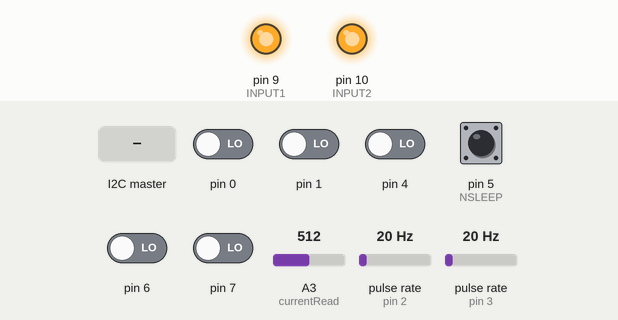
Simulated run of this sketch. Board: Arduino Nano, built with avr-gcc and run on an emulated ATmega328P. Parts: output pins drawn as LEDs (lit = HIGH). Wiring (inferred from the names in the program): 2 × pulse sensor: data pin 2 / data pin 3. Inputs (shaded band) come from the test bench; at power-on: pin 5 (NSLEEP) HIGH, pin 0, pin 1, pin 4, pin 6, pin 7 LOW, pulse rate (sensors on pin 2, pin 3) 20 Hz, A3 (currentRead) = 512.

Above: at 1.2 s.
1.3 s: pulse rate (sensor on pin 2) set to 4 Hz
At 2.62 s:
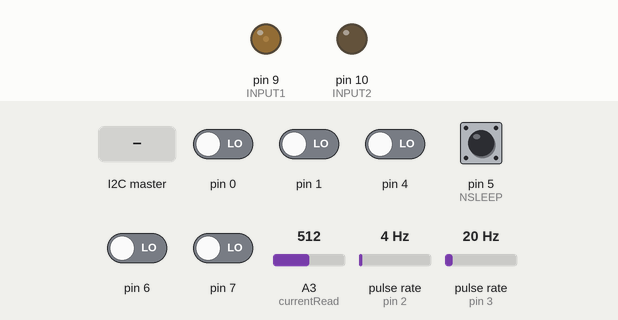
4.3 s: the I2C master sends the byte 1
7.0 s: the I2C master sends the byte 0
At 7.61 s:
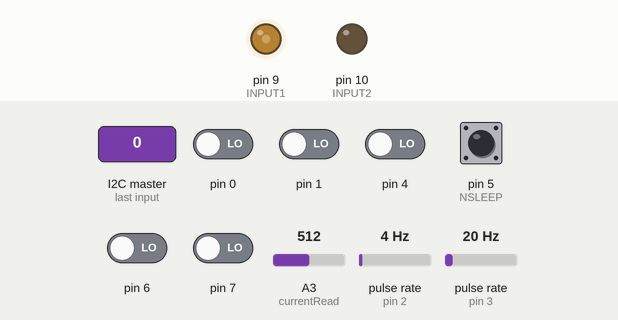
10.0 s: the I2C master sends the byte 200
At 12.7 s:
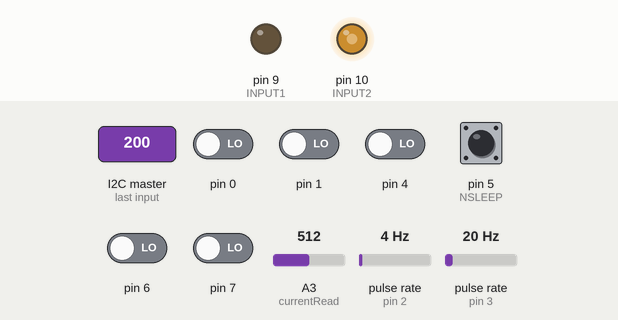
13.0 s: pulse rate (sensor on pin 2) set to 150 Hz
At 15.1 s:
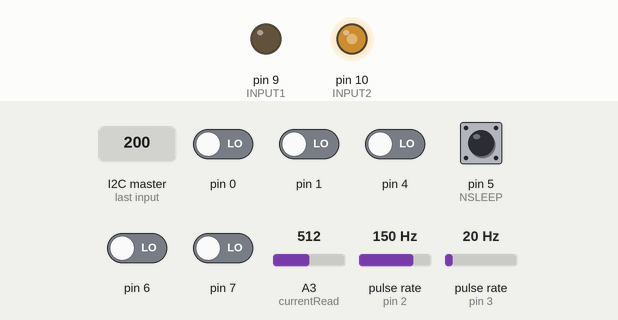
16.0 s: pulse rate (sensor on pin 3) set to 50 Hz
Timing chart, 0 to 19.9 s (numbered marks = the images above; inputs shaded):
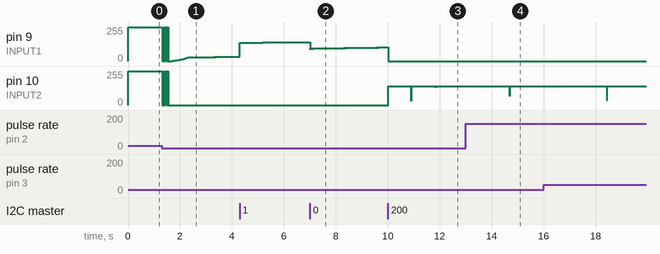

Measured:
- after the input at 1.3 s, pin 10 (INPUT2): alternates 255/255 for 0.03 s and 0/255 for 0.03 s, 9 changes in all, then stays 0/255, starting at once
- after the input at 10.0 s, pin 10 (INPUT2): 0/255 → 140/255 at once
- after the input at 13.0 s, pin 10 (INPUT2): 140/255 → 67/255 after 1.7 s, → 140/255 0.01 s later

The sketch:

kinematics_SAMI_nonreversed.ino
```cpp
/**
   To be uploaded on motor driver module boards - Handle motor motion and control internally
*/

// NANO -> ATMEGA328-AU Board Pin Mapping
//  Nano dec port   ATMega328-AU            Nano dec port       ATMega328-AU
//  -------------   --------------------    -------------    -------------------
//  pin (12) D12 -> IC pin 16 (MISO)        pin (13) D13  -> IC pin 17 (SCK)
//  pin (11) D11 -> IC pin 15 (MOSI)        pin 3.3V
//  pin (10) D10 -> IC pin 14 (PB2)         pin AREF -> IC pin 20 (AREF)
//  pin ( 9) D09 -> IC pin 13 (PB1)         pin (14) PC0  -> IC pin 23 (PC0/ADC0)
//  pin ( 8) D08 -> IC pin 12 (PB0)         pin (15) PC1  -> IC pin 24 (PC1/ADC1)
//  pin ( 7) D07 -> IC pin 11 (PD7)         pin (16) PC2  -> IC pin 25 (PC2/ADC2)
//  pin ( 6) D06 -> IC pin 10 (PD6)         pin (17) PC3  -> IC pin 26 (PC3/ADC3)
//  pin ( 5) D05 -> IC pin 09 (PD5)         pin (18) PC4  -> IC pin 27 (PC4/ADC4)
//  pin ( 4) D04 -> IC pin 02 (PD4)         pin (19) PC5  -> IC pin 28 (PC5/ADC5)
//  pin ( 3) D03 -> IC pin 01 (PD3)         pin (??) ADC6 -> IC pin 19 (ADC6)
//  pin ( 2) D02 -> IC pin 32 (PD2/INT0)    pin (??) ADC7 -> IC pin 22 (ADC7)
//  pin (??) RST -> IC pin 29 (PC6/RESET)   pin (??) PC6  -> IC pin 29 (RESET/PC6)
//  pin (??) RXD -> IC pin 30 (RX/PD0)      pin GND
//  pin (??) TXD -> IC pin 31 (TX/PD1)      pin VIN
//  --- --- -> IC pin 08 (PB7/OSC2)    --- ---  -> IC pin 07 (PB8/OSC1)
//  --- --- -> IC pin 03/05/21 (GND)   --- ---  -> IC pin 04/06/18 (VCC/VCC/AVCC)

#include <Wire.h>
#include <math.h>


/**********************************************************************************************************************

                                                    VARIABLES + DEFINITIONS


 **********************************************************************************************************************/

/*******************************************
     PIN DEFINITIONS - Arduino Nano pins
 *****************************************/
#define NSLEEP 5
#define INPUT1 9
#define INPUT2 10
#define currentRead 17 //26
#define enc1 2 //32
#define enc2 3 //1

/******************************************
                 VARIABLES
 *****************************************/
//Motor speed definitions
int slow = 100; //default slow speed
int fast = 500; //default fast speed
int fastSpeed = 255; //cable motor speeds - this gets changed throughout the program
int slowRPM = 35;
int fastRPM = 25;

//Current Sensor variables
float stall_current = 0.00;// 0.25; //current value when motor is stalled
uint16_t motorCurrent = 0; //data variable representing motor current sent through I2C to mainboard
//bool motorstalled;
long lastTime = 0; //previous time current was checked
bool motorstalleddown, motorstalledup; //motor stalled variables

//Encoder variables
volatile int16_t count = 0; //current encoder count - sent through I2C to mainboard

//I2C Variables
byte address = 0x07; //the address of the board being flashed
char I2Cstatus = '0'; //I2C command sent from Mainboard
byte data[6]; //the data variable to be sent along I2C

//PID variables
int kp = 4; //proportional constant
int result = 0; //PID result placeholder variable
int lastcount = 0; //placeholder for previous count of encoder ticks
int motSpeed = 0; //motor speed, RPM
int countdiff = 0; //difference in encoder count from lastcount to current count
int calcSpeedPID = 0; //PID calculation result
const int Ngear = 298; //motor gear ratio
int currenterror = 0; //current motor speed error for PID
int targetSpeed = 0; //target speed in RPM
int cablelength = 0; //cable length in m

byte count1, count2; //i2c encoder count
int inputcount = 0; //i2c encoder count


/**********************************************************************************************************************

                                                         SETUP + LOOP


 **********************************************************************************************************************/

void setup() {
  //set up I2C for the given address
  Wire.begin(address);

  // set up sensor pins
  pinMode(currentRead, INPUT);
  pinMode(enc1, INPUT);
  pinMode(enc2, INPUT);

  //attach interrupts on both encoders w/ isr callback functions for each of them - speeds up ISRs
  attachInterrupt(digitalPinToInterrupt(enc1), isr1, CHANGE);
  attachInterrupt(digitalPinToInterrupt(enc2), isr2, CHANGE);

  //set up I2C event channels
  Wire.onRequest(requestEvent); //upon receiving a request from the master, call requestEvent
  Wire.onReceive(msgEvent); //upon receiving a message the I2C device, call msgEvent

  digitalWrite(NSLEEP, HIGH); //  nSleep should be kept high for normal operation of the MD9927 motor driver

  //if the current address is one of the cable motors (4,5,6) - reduce maximum speed to 150 for more control
  if (address == 0x04 | address == 0x05 | address == 0x06 ) {
    fastSpeed = 150;
  }
}

long pidtarget = 0;
void loop() {
  motorCurrent = analogRead(currentRead);
  if ((millis() - lastTime) >= 10) { //calculate PID every 20ms

    if (pidposition(pidtarget)) {
      brake;
    }
    lastTime = millis(); //update timer
  }

}

/**********************************************************************************************************************

                                                        INTERRUPT SERVICE ROUTINES


 **********************************************************************************************************************/

//ISRs split up for each hall-effect latch sensor to decrease processing time within the ISR and allow I2C to work every time without interruption

/**
   ISR for encoder 1 - reads registers instead of digital read for increased speed and increments/decrements a count variable
*/
void isr1() {
  uint8_t encread1 = PIND >> 2 & 0x01;
  uint8_t encread2 = PIND >> 3 & 0x01;  //get the two bit encoder read
  if (encread1 == encread2) {
    count++;
  }
  else {
    count--;
  }
}

/**
   ISR for encoder 2 - reads registers instead of digital read for increased speed and increments/decrements a count variable
*/
void isr2() {
  uint8_t encread1 = PIND >> 2 & 0x01;
  uint8_t encread2 = PIND >> 3 & 0x01;//get the two bit encoder read
  if (encread1 != encread2) {
    count++;
  }
  else {
    count--;
  }
}

/**********************************************************************************************************************

                                                    CURRENT SENSOR FUNCTIONS

 **********************************************************************************************************************/

void readCurrent() {
  motorCurrent = analogRead(currentRead); //multiply by AD
  // motorstalled=true;
  if (motorCurrent > 430) {
    motorstalledup = true;
  }
  else if (motorCurrent > 375) { //if the current reading is above the preset stall current value, brake the motor
    motorstalleddown = true;
  } else {
    motorstalleddown = false;
    motorstalledup = false;
  }
}

/**
   This function drives the motors forward
   @param speed - the integer speed of the motor
*/
void forward(int speed) {
  analogWrite(INPUT1, 0);
  analogWrite(INPUT2, speed);
}

/**
   This function drives the motors reverse
   @param speed - the integer speed of the motor
*/
void reverse(int speed) {
  analogWrite(INPUT1, speed);
  analogWrite(INPUT2, 0);
}

/**
   This function stops the motors
*/
void brake() {
  analogWrite(INPUT1, 255);
  analogWrite(INPUT2, 255);
}

//PID position
long lastpidtarget = 0;
long sumError = 0;
bool pidposition(long pidtarget) {
  float ppos = 0.2; //coefficients for unloaded motor
  float ipos = 0.05; //coefficients for unloaded motor
  float dpos = 0.0; //coefficients for unloaded motor


  //  if (address == 0x05){
  //    pidtarget = -1* pidtarget;
  //  }
  if (pidtarget != lastpidtarget) sumError = 0;
  lastpidtarget = pidtarget;
  long error = pidtarget - count;
  sumError = sumError + error;
  if (sumError >= 500) sumError = 500;
  uint16_t adjeffort = ppos * error + sumError * ipos ; //just p for now, I and D are for losers (and better tuned systems)
  adjeffort = abs(max(min(140, adjeffort), 0));
  if (abs(error) == 0) {
    brake();
    return true;
  } else {
    if (error <= 0) {
      if (address == 0x09) {
        reverse(adjeffort);
      } else {
        forward(adjeffort);
      }
    }
    else {
      if (address == 0x09) {
        forward(adjeffort);
      } else {
        reverse(adjeffort);
      }
    }

    return false;
  }

}

/**********************************************************************************************************************

                                                    I2C Functions


 **********************************************************************************************************************/

/**
   Callback function upon receiving a request for data via I2C from master
   This will request a set number of bytes as a message that will be formed for interpretation by the mainboard
*/
void requestEvent() {
  //split the int encoder count into multiple bytes
  data[0] = (count >> 8) & 0xFF;
  data[1] = count & 0xFF;
  data[2] = (motorCurrent >> 8) & 0xFF;
  data[3] = motorCurrent & 0xFF;
  data[4] = (inputcount >> 8) & 0xFF;
  data[5] = inputcount & 0xFF;

  Wire.write(data, 6);
}

/**
   callback function for recieving messages and setting the appropriate I2C status
*/
void msgEvent(int numBytes) {
  // I2CFlag = true;
  if (Wire.available() == numBytes) { // loop through all but the last
    count1 = Wire.read();
    count2 = Wire.read();
    inputcount = count1;
    inputcount = (inputcount << 8) | count2; //put two bytes back together for encoder count
  }
  pidtarget = inputcount;
}
```
